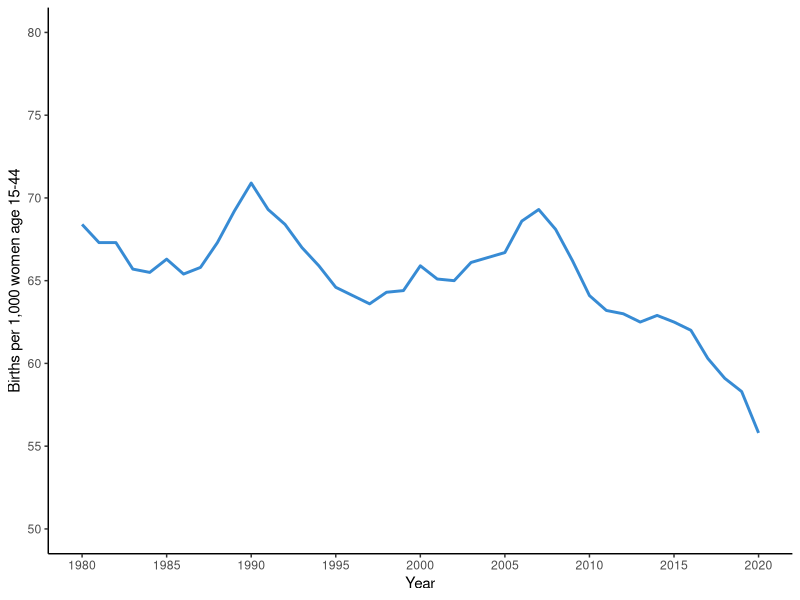
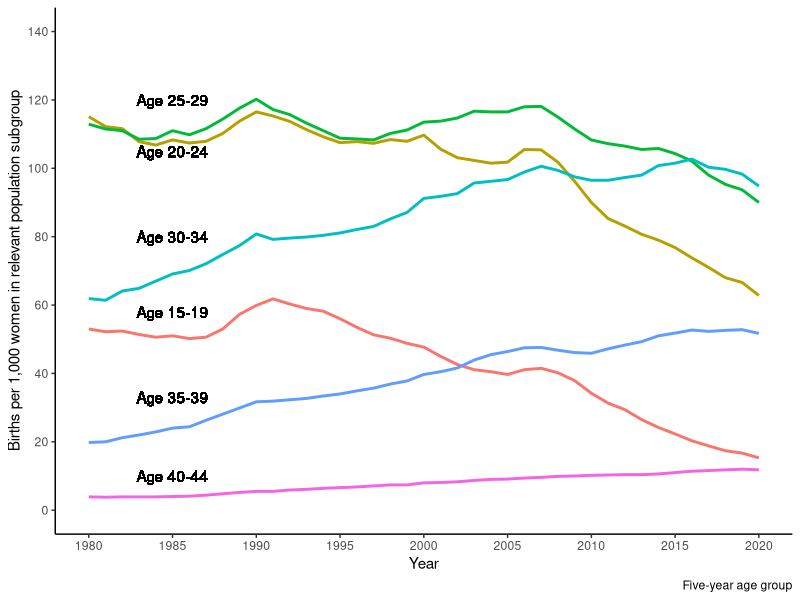
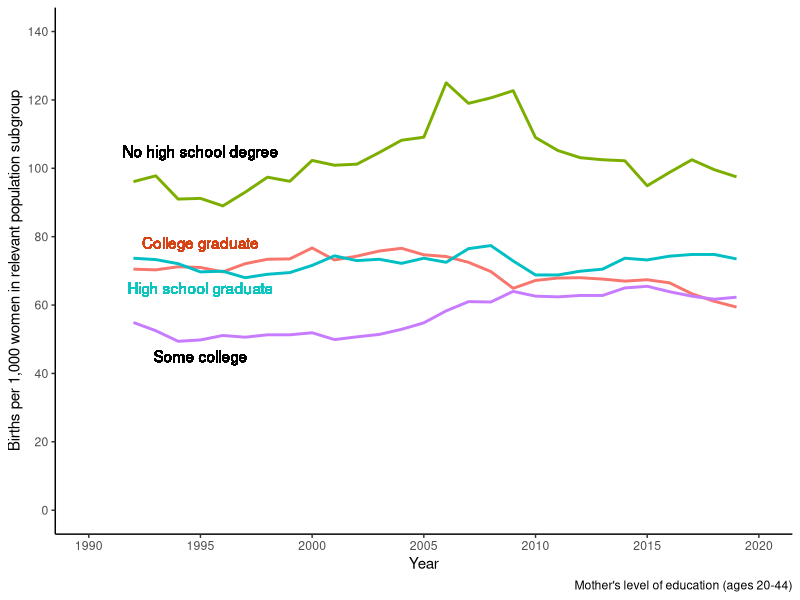
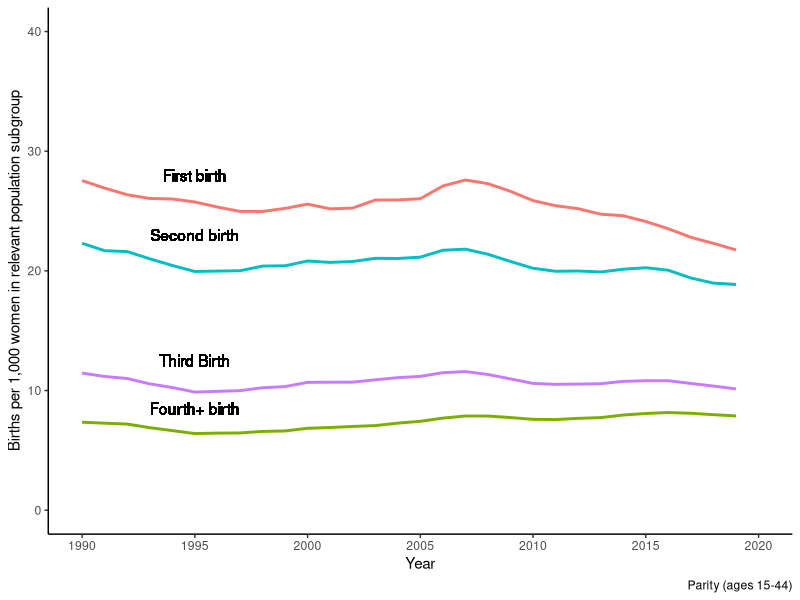

Recreate these plots in R, in order.
#### Preamble ####
# Purpose: Replication of figures in the original paper
# Author: Aaron Xiaozhou Liu, Jimmy Luc, Maroosh Gillani
# Date: 12 February 2024
# Contact: maroosh.gillani@mail.utoronto.ca, aaronxiaozhou.liu@mail.utoronto.ca, jimmy.luc@mail.utoronto.ca
# License: MIT
# Pre-requisites: Must have data downloaded


#### Workspace setup ####

library(tidyverse)
library(dplyr)
library(ggplot2)
library(here)
library(haven)

#### Load data ####

### Figure 1 ###
# acquire figure 1 data from fig_1.csv
fig_1_data <- 
  read.csv(file=here("data/fig_1.csv"))

# replicate figure 1 from the original paper
fig_1_data %>% ggplot(aes(x = year, y = brate_all)) +
  geom_line(color = "#378bd4", size = 1) +
  labs(x = "Year", y = "Births per 1,000 women age 15-44") +
  scale_y_continuous(limits = c(50,80), breaks = seq(50, 80, by = 5)) +
  scale_x_continuous(limits = c(1980,2020), breaks = seq(1980, 2020, by = 5)) +
  theme_classic()

### Figure 2 ###
## Figure 2A ##
# acquire figure 2A data from figs_2a_2b.csv
fig_2a_data <-
  read.csv(file=here("data/figs_2a_2b.csv"))

fig_2a_data <- fig_2a_data %>% select(year, brate_1519, brate_2024, brate_2529, brate_3034, brate_3539, brate_4044)

fig_2a_data_long <- fig_2a_data %>%
  pivot_longer(cols = -year, names_to = "Age_Group", values_to = "Birth_Rate")

# replicate figure 2A from the original paper
fig_2a_data_long %>% ggplot(aes(x = year, y = Birth_Rate, color = Age_Group)) +
  geom_line(size = 1) +
  labs(x = "Year", y = "Births per 1,000 women in relevant population subgroup", color = "Age Group", caption = "Five-year age group") +
  scale_y_continuous(limits = c(0, 140), breaks = seq(0, 150, by = 20)) +
  scale_x_continuous(limits = c(1980, 2020), breaks = seq(1980, 2020, by = 5)) +
  geom_text(aes(x = 1985, y = 120), label = "Age 25-29", color = "black") +
  geom_text(aes(x = 1985, y = 105), label = "Age 20-24", color = "black") +
  geom_text(aes(x = 1985, y = 80), label = "Age 30-34", color = "black") +
  geom_text(aes(x = 1985, y = 58), label = "Age 15-19", color = "black") +
  geom_text(aes(x = 1985, y = 33), label = "Age 35-39", color = "black") +
  geom_text(aes(x = 1985, y = 10), label = "Age 40-44", color = "black") +
  theme_classic() +
  theme(legend.position = "none")

## Figure 2D ##
# acquire figure 2D data from figs_1_2_3.csv
fig_2d_data <-
  read.csv(file=here("data/figs_1_2_3.csv"))

fig_2d_data <- fig_2d_data %>% select(year, brate_hsdropout,	brate_hsgrad,	brate_somecol,	brate_colgrad)

fig_2d_data <- na.omit(fig_2d_data)

fig_2d_data_long <- fig_2d_data %>%
  pivot_longer(cols = -year, names_to = "Education_Level", values_to = "Birth_Rate")

# replicate figure 2D from the original paper
fig_2d_data_long %>% ggplot(aes(x = year, y = Birth_Rate, color = Education_Level)) +
  geom_line(size = 1) +
  labs(x = "Year", y = "Births per 1,000 women in relevant population subgroup", color = "Education Level", caption = "Mother's level of education (ages 20-44)") +
  scale_y_continuous(limits = c(0, 140), breaks = seq(0, 150, by = 20)) +
  scale_x_continuous(limits = c(1990, 2020), breaks = seq(1990, 2020, by = 5)) +
  geom_text(aes(x = 1995, y = 105), label = "No high school degree", color = "black") +
  geom_text(aes(x = 1995, y = 75), label = "College graduate
", color = "#d44215") +
  theme_classic() +
  geom_text(aes(x = 1995, y = 65), label = "High school graduate", color = "#0cc4be") +
  geom_text(aes(x = 1995, y = 45), label = "Some college", color = "black") +
  theme_classic() +
  theme(legend.position = "none")

## Figure 2F ##
# acquire figure 2F data from NCHS Natality Microdata's nchs_births_pop_1990_2019.dta and SEER's age_race_comp_seer.dta
nchs_births_data <- read_dta(here("data/nchs_births_pop_1990_2019.dta"))
seer_data <- read_dta(here("data/age_race_comp_seer.dta"))

merged_data <- merge(nchs_births_data, seer_data, by = c("stname", "year"))

merged_data <- merged_data %>%
  mutate(
    brate_firstbirth = merged_data$numbirth_firstbirth / merged_data$pop1544 * 1000,
    brate_secondbirth = merged_data$numbirth_secondbirth / merged_data$pop1544 * 1000,
    brate_thirdbirth = merged_data$numbirth_thirdbirth / merged_data$pop1544 * 1000,
    brate_fourthbirth = merged_data$numbirth_fourthbirth / merged_data$pop1544 * 1000
  ) %>%
  select(year, starts_with("brate_"))

merged_data_long <- merged_data %>%
  pivot_longer(cols = -year, names_to = "Parity", values_to = "Birth_Rate")

# replicate figure 2F from the original paper
merged_data_long %>% ggplot(aes(x = year, y = round(Birth_Rate, digits = 1), color = Parity)) +
  geom_line(size = 1, stat = "summary", fun = mean) +
  labs(x = "Year", y = "Births per 1,000 women in relevant population subgroup", color = "Parity", caption = "Parity (ages 15-44)") +
  scale_y_continuous(limits = c(0, 40), breaks = seq(0, 40, by = 10)) +
  scale_x_continuous(limits = c(1990, 2020), breaks = seq(1990, 2020, by = 5)) +
  geom_text(aes(x = 1995, y = 28), label = "First birth", color = "black") +
  geom_text(aes(x = 1995, y = 23), label = "Second birth", color = "black") +
  geom_text(aes(x = 1995, y = 12.5), label = "Third Birth", color = "black") +
  geom_text(aes(x = 1995, y = 8.5), label = "Fourth+ birth", color = "black") +
  theme_classic() +
  theme(legend.position = "none")

### Figure 5 ###
# acquire figure 5 data from NCHS Natality Microdata's nchs_cohort_analysis.dta
nchs_cohort_data <- 
  read_dta(here("data/nchs_cohort_analysis.dta"))
